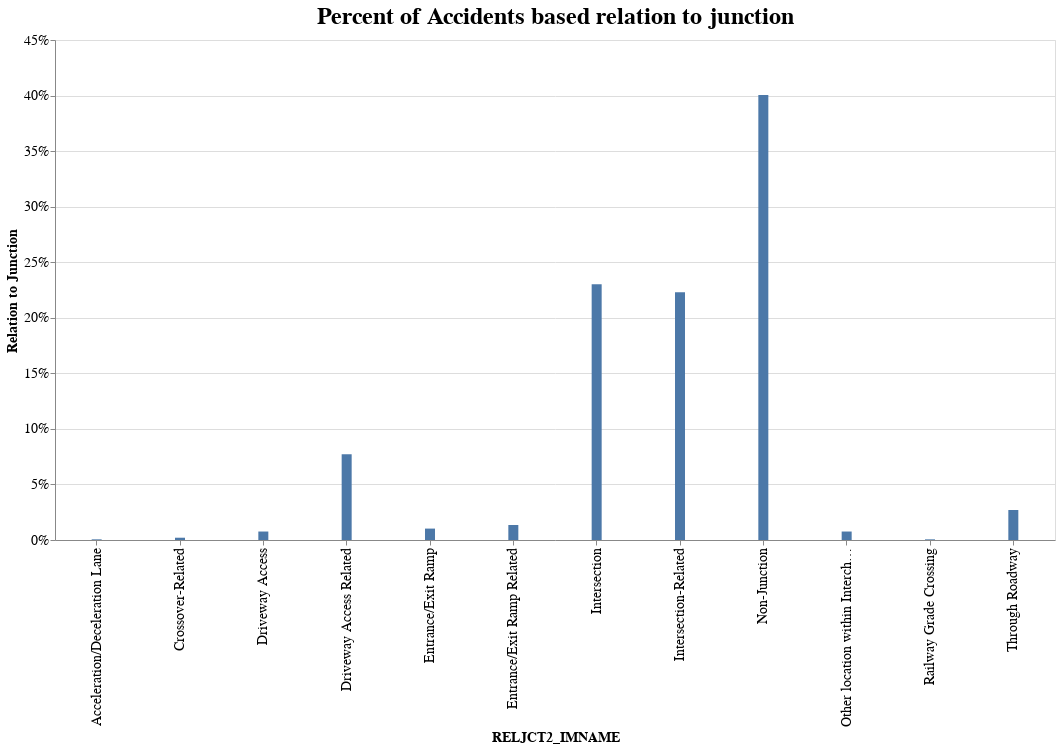

This figure's notebook cell:
### Code cell
def bar_accidents_and_junctions(df):

    columns = ['RELJCT2_IMNAME']
    df = df[columns]

    # Normalize percent of accidents based on RELJCT2_IMNAME, relation to junction, specific name
    bar = alt.Chart(df, title='Percent of Accidents based relation to junction').transform_aggregate(
        count='count()',
        groupby=['RELJCT2_IMNAME']
    ).transform_joinaggregate(
        total='sum(count)'
    ).transform_calculate(
        frac='datum.count / datum.total'
    ).mark_bar(size=10).encode(
        x=alt.X('RELJCT2_IMNAME:N'),
        y=alt.Y('frac:Q', title='Relation to Junction',axis=alt.Axis(format='%')),
    ).properties(
        width=1000,
        height=500
    ).configure_axis(
        labelFontSize=14,
        titleFontSize=14
    ).configure_title(fontSize=24)
    return bar

bar_accidents_and_junctions(df_merged)

### Figure 1 — Vega-Lite specification as saved in the notebook (floating-point values rounded to 4 significant figures; data arrays with more than 128 entries replaced by an {"elided": "..."} marker saying what was removed)
{"config": {"view": {"continuousWidth": 300, "continuousHeight": 300}, "axis": {"labelFontSize": 14, "titleFontSize": 14}, "title": {"fontSize": 24}}, "data": {"name": "data-7ba67eca7e93b5b3f2074fba77de7e01"}, "mark": {"type": "bar", "size": 10}, "encoding": {"x": {"field": "RELJCT2_IMNAME", "type": "nominal"}, "y": {"axis": {"format": "%"}, "field": "frac", "title": "Relation to Junction", "type": "quantitative"}}, "height": 500, "title": "Percent of Accidents based relation to junction", "transform": [{"aggregate": [{"op": "count", "as": "count"}], "groupby": ["RELJCT2_IMNAME"]}, {"joinaggregate": [{"op": "sum", "field": "count", "as": "total"}]}, {"calculate": "datum.count / datum.total", "as": "frac"}], "width": 1000, "$schema": "https://vega.github.io/schema/vega-lite/v5.8.0.json", "datasets": {"data-7ba67eca7e93b5b3f2074fba77de7e01": {"elided": "3409 records"}}}
